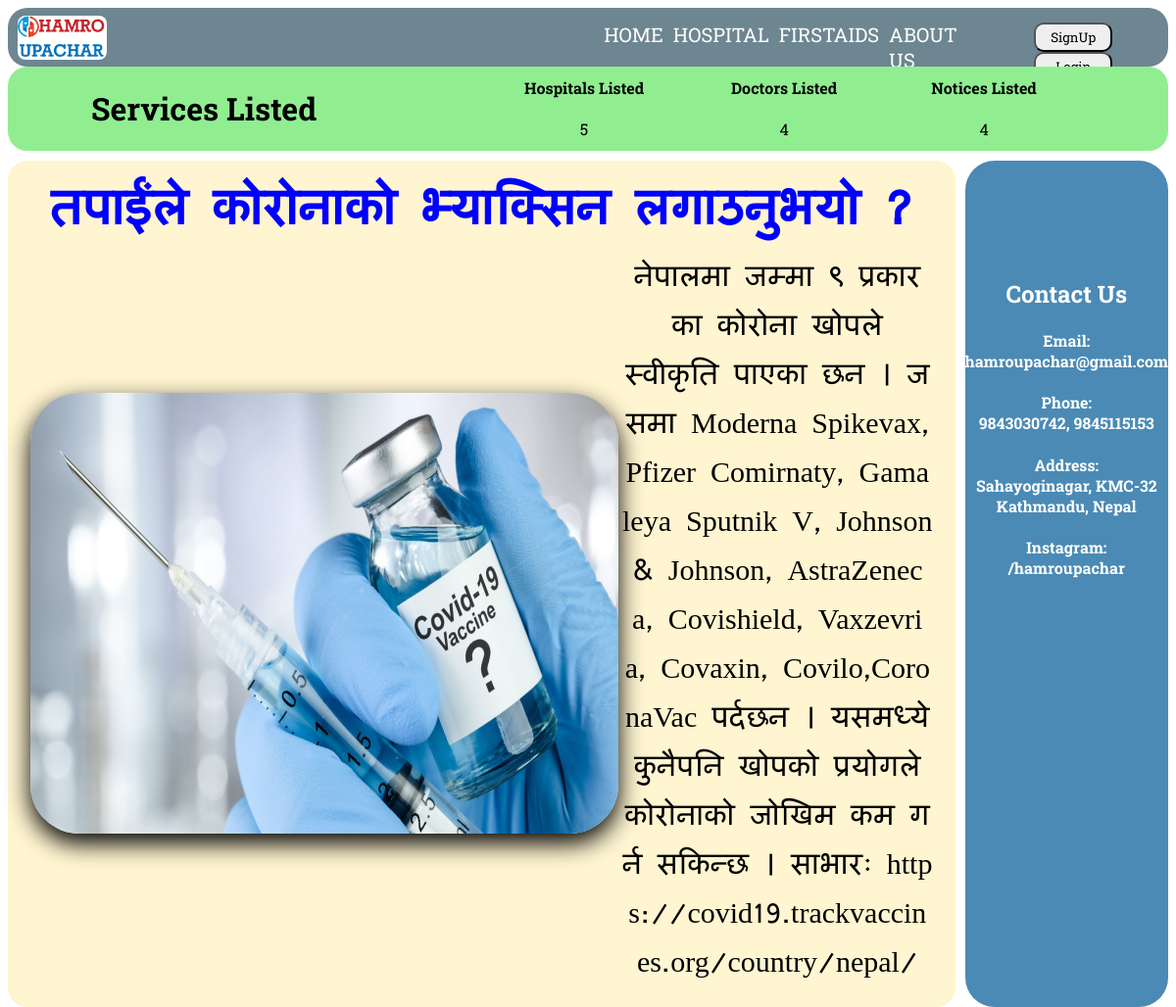
The app's page /Frontend/home.php with its own data.
### tables this page shows
CREATE TABLE `admin_notice` (
  `id` int(11) NOT NULL,
  `title` varchar(50) NOT NULL,
  `description` text NOT NULL,
  `image` varchar(300) NOT NULL
);

### connection.php (called while the page is built, shortened)
<?php
$database="minorproject";
$host="localhost";
$username="root";
$password='';
$con=mysqli_connect($host,$username,$password,$database);
function selectQuery($tablename,$columns=[]){
$query="SELECT * from ";
$query.=$tablename;
if($columns){
	$query.=" WHERE ";
	foreach($columns as $key=> $value){
		$query.=$key;
		$query.=" = ";
		$query.="'".$value."'";
		$query.=" AND ";
	}
	$query=rtrim($query,"AND ");
}
return $query;
}
function executeQuery($query){
	global $con;
	$execute= mysqli_query($con,$query);
	if($execute){
	return $execute;
 }else{
 	die(mysqli_error($con));
 }
}
?>

### Frontend/home.php (the view, shortened to what this page needs)
<?php
include('../connection.php');
include('homepage.php');
?>
<!DOCTYPE html>
<html lang="en">
<head>
</head>
<body>
<div class="body_content">
<div class="services_count">
    <?php
    $hospitals= executeQuery(selectQuery('register',["active"=>1,"status"=>1]))->num_rows;
    $doctors= executeQuery(selectQuery('doctor',["active"=>1]))->num_rows;
    $notices= executeQuery(selectQuery('notices'))->num_rows;
    ?>
    <div class="title">
<h1>Services Listed</h1>
    </div>
<table id="services_listed">
<tr>
<th class="service_column">Hospitals Listed</th>
<th class="service_column">Doctors Listed</th>
<th class="service_column">Notices Listed</th>
</tr>
<td><?php echo $hospitals; ?></td>
<td><?php echo $doctors; ?></td>
<td><?php echo $notices; ?></td>
</table>
</div>
<div class="notice_contact">
<div class="mainnotice">
    <?php
    $fetchednotice=mysqli_fetch_assoc(executeQuery(selectQuery("admin_notice")));
    ?>
<table class="mainnoticetable">
    <tr><th colspan="2" id="noticetitle"><?php echo $fetchednotice['title']?></th></tr>
    <tr>
        <td id="noticephoto"><img style="border-radius: 50px;  box-shadow: 0 10px 25px;" height="450px;" width="600px;" src="<?php echo $fetchednotice['image']?>"></td>
        <td id="noticedescription"><?php echo $fetchednotice['description']?></td>
    </tr>
</table>
</div>
<div class="contact">
<h2>Contact Us</h2>
<h4>Email:</br>hamroupachar@gmail.com</h4>
<h4>Phone:</br>9843030742, 9845115153</h4>
<h4>Address:</br>Sahayoginagar, KMC-32</br>Kathmandu, Nepal</h4>
<h4>Instagram:</br>/hamroupachar</h4>
</div>
</div>
</div>
</body>
</html>

### Frontend/homepage.php (shortened to what this page needs)
<!DOCTYPE html>
<html lang="en">
<head>
</head>
<body>
<div class="content1">
    <div class="nav">
    <div class="nav-logo">
        <a href=""><img src="hamro_upachar.jpg"></a>
    </div>
    <div class="nav-search">
    </div>
    <div class="nav-links">
        <ul>
            <li><a href="home.php">HOME</a></li>
            <li><a href="hospital.php">HOSPITAL</a> </li>
            <li><a href="firstaids.php">FIRSTAIDS</a></li>
            <li><a href="aboutus.php">ABOUT US</a></li>
        </ul>
    </div>
 <div class="buttons">
    <button type="button" class="button" name="ok"><a href="signUp.php">SignUp</a></button>
    <button type="button" class="button" name="ok"><a href="login.php">Login</a></button></div>
</div>
</body>
</html>

### records on screen
admin_notice: title "तपाईंले कोरोनाको भ्याक्सिन लगाउनुभयो ?", image (picture), description "नेपालमा जम्मा ९ प्रकारका कोरोना खोपले स्वीकृति पाएका छन । जसमा Moderna Spikevax, Pfizer Comirnaty, Gamaleya Sputnik V, Johnson & Johnson, AstraZeneca, Covishield, Vaxzevria, Covaxin, Covilo,CoronaVac पर्दछन । यसमध्ये कुनैपनि खोपको प्रयोगले कोरोनाको जोखिम कम गर्न सकिन्छ । साभारः https://covid19.trackvaccines.org/country/nepal/"

### other values on screen
$hospitals "5"
$doctors "4"
$notices "4"
